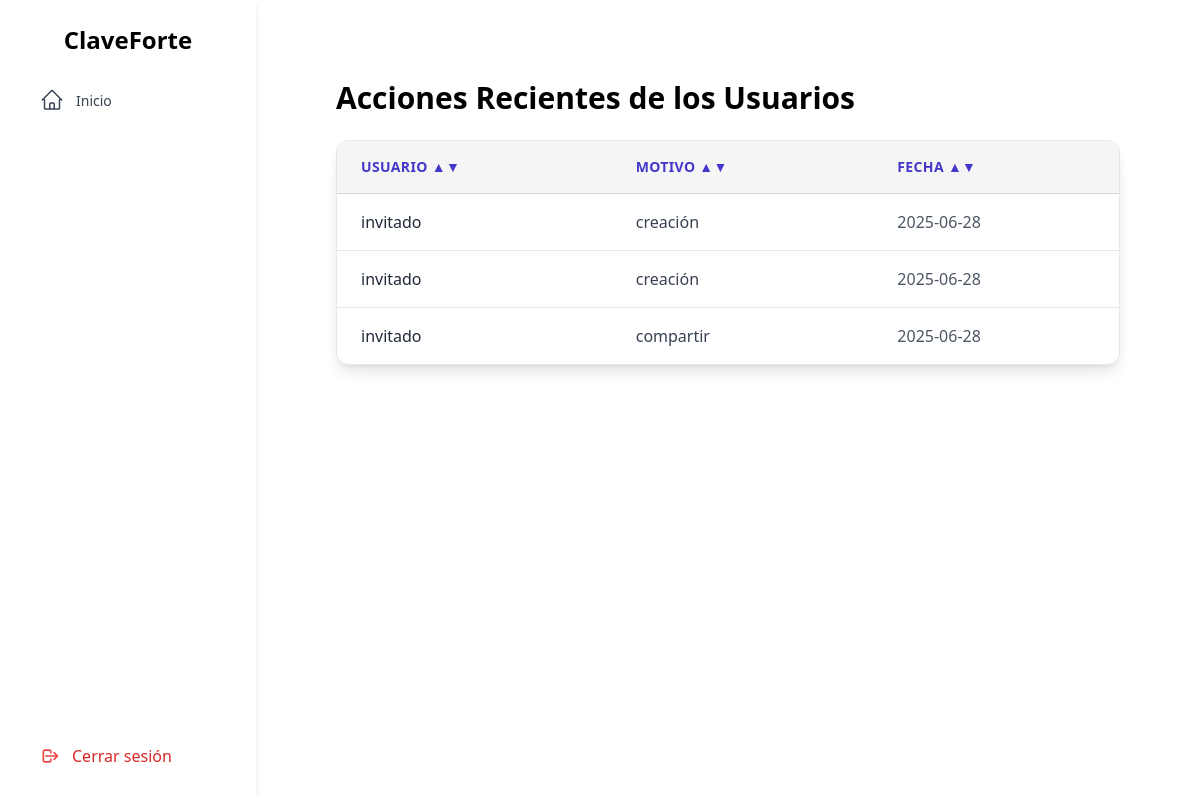
Before: /recent_actions with the older database file.
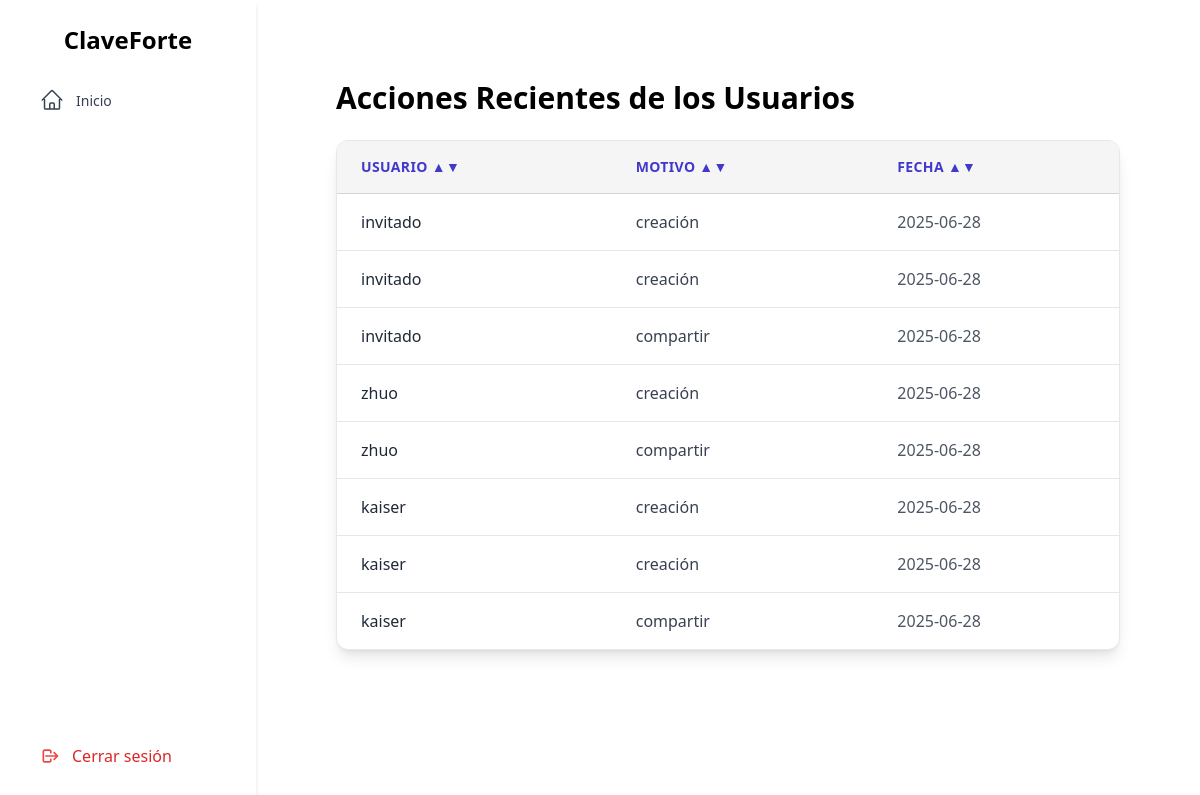
After: the same page with the newer database file.
### tables this page shows
CREATE TABLE Access (
        id_access       INTEGER PRIMARY KEY AUTOINCREMENT,
        timestam        TEXT NOT NULL,  -- Fecha en formato ISO
        motivo          TEXT,
        usr_name        TEXT,
        id_usr          INTEGER NOT NULL,
        id_credential   INTEGER NOT NULL,
        FOREIGN KEY (id_usr) REFERENCES Users(id_usr),
        FOREIGN KEY (id_credential) REFERENCES Credentials(id_credential)
    );

### app.py (the view)
@app.route('/recent_actions')
def acciones_recientes():
    active_rol = session.get('usuario_rol')
    rcnt_act = []
    try:
        conn = sqlite3.connect('instance/ClaveForte.db')
        conn.row_factory = sqlite3.Row  # Permite acceder a columnas por nombre
        cursor = conn.cursor()
        cursor.execute('''
            SELECT * FROM Access
        ''')
        rcnt_act = cursor.fetchall()
    except Exception as e:
        print(f"Error al recuperar acciones recientes: {e}")
    finally:
        conn.close()
    return render_template('./admin/recent/recent.html',
                           usr_rol=active_rol,
                           recent_acctions=rcnt_act)

### templates/admin/recent/recent.html (shortened to what this page needs)
{% extends './layout.html' %}
{% block content %}
<div class="flex-1 p-10">
    <h1 class="text-3xl font-bold mb-6 text-black">Acciones Recientes de los Usuarios</h1>
    <div class="w-full overflow-x-auto bg-white shadow-lg rounded-xl border border-gray-200">
    <div class="max-h-[65vh] overflow-y-auto">
        <table id="tablaAcciones" class="min-w-full divide-y divide-gray-300">
            <thead class="bg-[rgb(245,245,245)] sticky top-0 z-10">
                <tr>
                    <th onclick="ordenarTabla(0)" class="cursor-pointer px-6 py-4 text-left text-sm font-bold text-indigo-700 uppercase tracking-wide bg-[rgb(245,245,245)]">
                        Usuario ▲▼
                    </th>
                    <th onclick="ordenarTabla(1)" class="cursor-pointer px-6 py-4 text-left text-sm font-bold text-indigo-700 uppercase tracking-wide bg-[rgb(245,245,245)]">
                        Motivo ▲▼
                    </th>
                    <th onclick="ordenarTabla(2)" class="cursor-pointer px-6 py-4 text-left text-sm font-bold text-indigo-700 uppercase tracking-wide bg-[rgb(245,245,245)]">
                        Fecha ▲▼
                    </th>
                </tr>
            </thead>
            <tbody class="divide-y divide-gray-200">
                {% for accion in recent_acctions %}
                <tr class="hover:bg-indigo-50 transition-all duration-200">
                    <td class="px-6 py-4 text-base text-gray-800 font-medium">
                        {{ accion['usr_name'] }}
                    </td>
                    <td class="px-6 py-4 text-base text-gray-700">
                        {{ accion['motivo'] }}
                    </td>
                    <td class="px-6 py-4 text-base text-gray-600">
                        {{ accion['timestam'][:10] }}
                    </td>
                </tr>
                {% else %}
                <tr>
                    <td colspan="3" class="px-6 py-6 text-center text-gray-500 italic text-lg">
                        No hay acciones registradas.
                    </td>
                </tr>
                {% endfor %}
            </tbody>
        </table>
    </div>
    </div>
</div>
{% endblock %}

### templates/layout.html (shortened to what this page needs)
<!DOCTYPE html>
<html lang="es">
<head>
  <link href="https://cdn.jsdelivr.net/npm/tailwindcss@2.2.19/dist/tailwind.min.css" rel="stylesheet">
</head>
<body class="flex overflow-y-hidden h-screen">
  {% include './sidebar/sidebar.html' with context%}
  <main class="flex-1 p-10">
    {% block content %}{% endblock %}
  </main>
</body>
</html>

### templates/sidebar/sidebar.html (shortened to what this page needs)
<!DOCTYPE html>
<html lang="es">
<head>
    <script src="https://cdn.tailwindcss.com"></script>
</head>
<body>
    <aside class="w-64 h-screen bg-white shadow-md p-6 flex flex-col justify-between">
    <div>
        <h2 class="text-2xl font-bold text-center mb-6">ClaveForte</h2>
        <nav>
            <ul class="space-y-2">
                <li>
                    <a href="/home" class="flex items-center gap-3 px-4 py-2 rounded hover:bg-indigo-100 text-gray-700 transition">
                        <span class="text-[14px]">Inicio</span>
                    </a>
                </li>
            </ul>
        </nav>
    </div>
    <div>
        <a href="/logout" class="flex items-center gap-3 px-4 py-2 rounded hover:bg-red-100 text-red-600 transition">
        <svg class="w-5 h-5 text-red-500" fill="none" stroke="currentColor" viewBox="0 0 24 24">
            <path stroke-linecap="round" stroke-linejoin="round" stroke-width="2" d="M17 16l4-4m0 0l-4-4m4 4H7m6 4v1a2 2 0 01-2 2H6a2 2 0 01-2-2V7a2 2 0 012-2h5a2 2 0 012 2v1" />
        </svg>
        <span>Cerrar sesión</span>
        </a>
    </div>
    </aside>
</body>
</html>

Changed rows visible on the page:
added Access: usr_name "zhuo", motivo "creación", timestam "2025-06-28"
added Access: usr_name "zhuo", motivo "compartir", timestam "2025-06-28"
added Access: usr_name "kaiser", motivo "creación", timestam "2025-06-28"
added Access: usr_name "kaiser", motivo "creación", timestam "2025-06-28"
added Access: usr_name "kaiser", motivo "compartir", timestam "2025-06-28"
